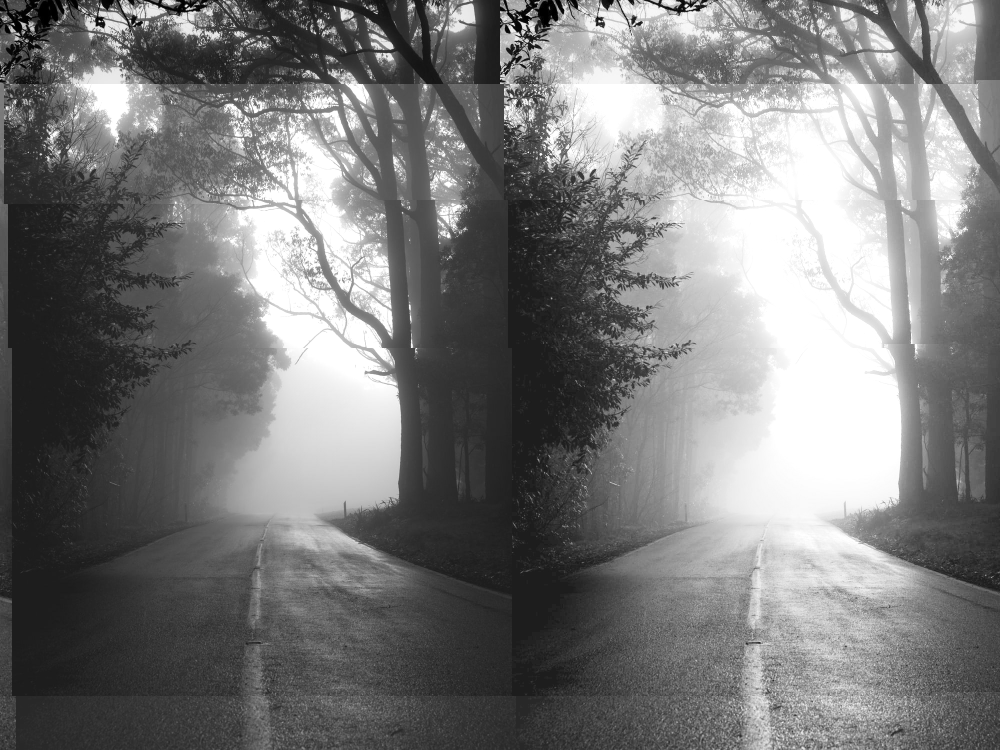
#> input picture img/generated/task_4[combined].jpg, 2000 x 1500 px, given in place of moon-photography-camera.jpg, which was not available (shown at 1/2 size)
$ python openCV.py
#> lines starting #> are read from the running program, lines starting #| are printed output that depends on the picture
#########################################
#										#
# 	Course	 :	Capstone Design 		#
# 	Code	 :	openCV.py 				#
# 	Created  : 	2020-04-15 11:07 PM		#
# 	Author   : 	Rakhmatjon Khasanov		#
#	ID 		 :	U1610183				#
#	Section# :	1						#
#	HomeWork#:	4						#
#										#
#########################################

import os			#	load module os
import cv2			#	load module cv2
import numpy as np 	#	load module numpy


def task_1(img):	# task 1 of the homework

	cv2.imshow('Task 1 Original', img) 	# shows the image
	cv2.waitKey(1000)				  	# for 1000 msec

	img = cv2.rectangle(img, (70, 90), (200, 315), (0, 0, 255), 3) 	# draws a rectangle with 3px-red-border
	img = cv2.rectangle(img, (392, 122), (432, 162), (0, 0, 0), 1)	# draws a rectangle with 1px-black-border
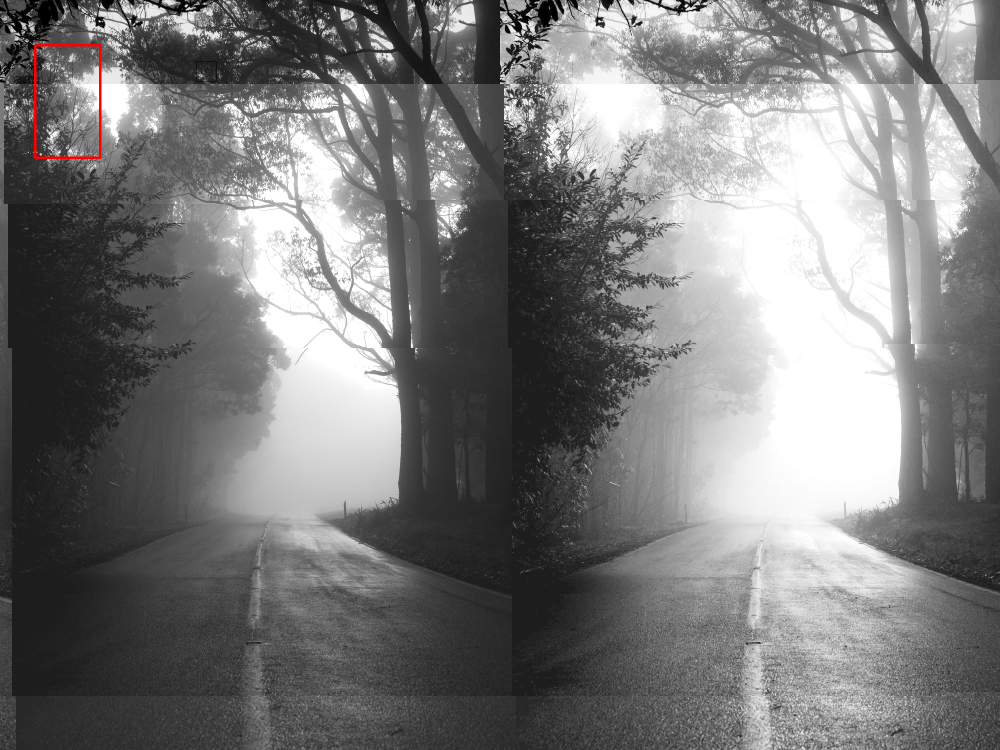
#> img: shape (1500, 2000, 3) (shown at 1/2 size); mean B, G, R 122.3, 122.3, 122.6

	cv2.imwrite('img/generated/task_1.jpg', img)	# writes the generated image
	cv2.imshow('Task 1', img)	# shows the image
	cv2.waitKey(1000)			# for 1000 msec

#> (the run stopped early here; a loop or call above may not have finished)

$ run again, on img/original/dark.jpg
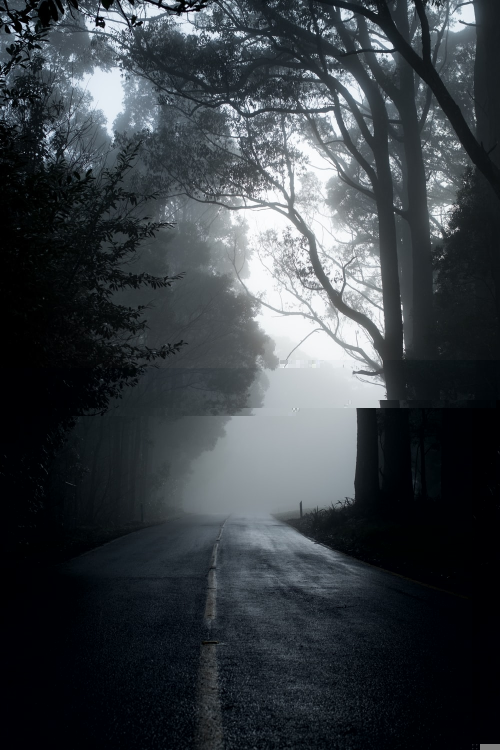
#> input picture img/original/dark.jpg, 1000 x 1500 px, given in place of moon-photography-camera.jpg, which was not available (shown at 1/2 size)
#> in task_1, `img = cv2.rectangle(img, (392, 122), (432, 162), (0, 0, 0), 1)`:
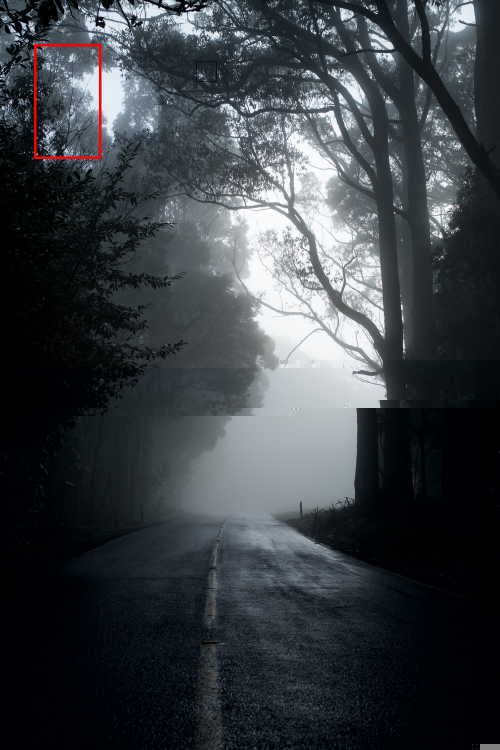
#> img: shape (1500, 1000, 3) (shown at 1/2 size); mean B, G, R 67.8, 63, 58
